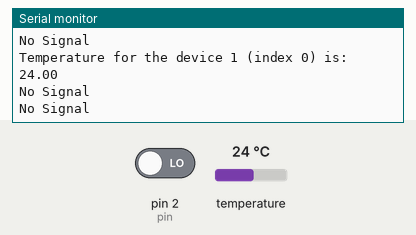
Simulated run of this sketch. Board: Arduino Uno, built with avr-gcc and run on an emulated ATmega328P. Parts: the last lines printed to the serial monitor. Inputs (shaded band) come from the test bench; at power-on: pin 2 (pin) LOW, temperature 24 °C.

Above: at 4.1 s.
4.2 s: pin 2 (pin) driven HIGH
At 6.5 s:
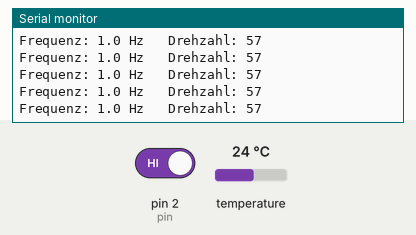
7.9 s: temperature set to 12 °C
At 10.22 s:
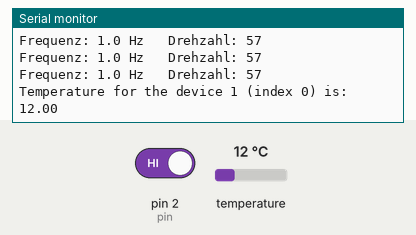
11.6 s: temperature set to 19 °C
At 13.58 s:
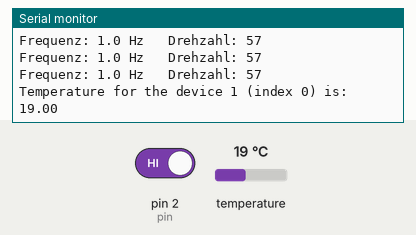
Timing chart, 0 to 15.1 s (numbered marks = the images above; inputs shaded):
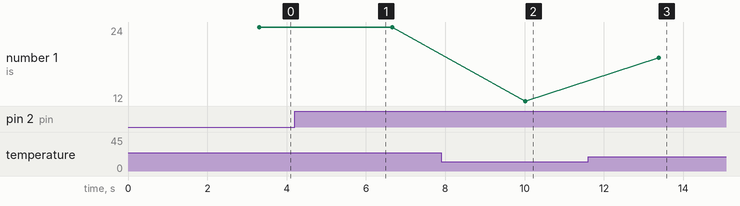

The sketch:

DashBoard.ino
```cpp
/*
DashBoard.ino

Drehzahlmessung via Interrupt an Pin 2 DIG.IN
Prinzip Periodendauermessung zw. 2 Pulsen mit gleitender Mittelung bei Freq <= 300 Hz,
darüber Impulszaehlung während der Messzeit.

Temperaturmessung mit DS18B20 via OneWire/Dallas Lib

Ausgabe der Daten an Android App DashBoard
*/

#include <SoftwareSerial.h>
SoftwareSerial BTserial(10, 11); // RX | TX
// Connect the HC-05 TX to Arduino pin 10 RX.
// Connect the HC-05 RX to Arduino pin 11 TX through a voltage divider.
//

// Include the libraries we need
#include <OneWire.h>
#include <DallasTemperature.h>

// Data wire is plugged into port 3 on the Arduino
#define ONE_WIRE_BUS 3
// Setup a oneWire instance to communicate with any OneWire devices (not just Maxim/Dallas temperature ICs)
OneWire oneWire(ONE_WIRE_BUS);
// Pass our oneWire reference to Dallas Temperature.
DallasTemperature sensors(&oneWire);

volatile unsigned long timer, timerOld, last_timer;
volatile unsigned long zaehler = 0;
unsigned long startzeit;
unsigned long messzeit = 250000;	// muesec
int Kf = 1000000 / messzeit;
int pin = 2;  // nur 2 oder 3 möglich bei UNO
long rpm;
float f, last_f;
int n = 4; // default: 4
int i = 0;	// f. Temperaturmessung alle 5 Sekunden (modulo 20)

void setup()
{
	Serial.begin(9600);
  BTserial.begin(9600);
  pinMode(pin, INPUT);           // set pin to input
	attachInterrupt(digitalPinToInterrupt(pin), ISR_2, RISING);
  // Start up Dallas library
  sensors.begin();
}

void ISR_2()	// Interrupt Service Routine
{
	zaehler++;
	timer = micros() - timerOld;
	timerOld = micros();
	timer = (last_timer * (n-1) + timer) / n;	// gleitende Mittelung
	last_timer = timer;
}

void loop()
{
	if ((micros() - startzeit) >= messzeit) {
		rpm = 0;
		f = timer; //Datentyp 'float', wegen untenstehender Division
		detachInterrupt(digitalPinToInterrupt(pin));  // Achtung: digitalPinToInterrupt(pin) geht erst mit neuerer (>1.5) IDE, direkt pin geht mit alter nicht !
		if (f > Kf) {
			f = Kf * messzeit / f; //Aus Periodendauer Frequenz berechnen, default
			if(f >= 300) {	// Periodendauer zu kurz -> Anzahl Pulse/messzeit verwenden!
				f = zaehler * Kf;
			}
			rpm = f * 60;
			Serial.print("Frequenz: ");
			Serial.print(f, 1);
			Serial.print(" Hz\t Drehzahl: ");
			Serial.println(rpm);
      //  BTserial.print("Drehzahl: ");
      //  dtostrf(rpm, 0, 1, RemoteXY.text_1);
		}	else	{
			Serial.println("No Signal");
		}
    BTserial.print("D:"); // Kennzeichnung als Drehzahl f. DashBoard
    BTserial.println(rpm);
    i++;
    i = i % 10; // modulo 20 gibt 5 sec Periode f. Temp.messung, 10 = 2,5 sec
    if (i == 0) {
        sensors.requestTemperatures(); // Send the command to get temperatures
        // After we got the temperatures, we can print them here.
        // We use the function ByIndex, and as an example get the temperature from the first sensor only.
        Serial.print("Temperature for the device 1 (index 0) is: ");
        Serial.println(sensors.getTempCByIndex(0));
        BTserial.print("T:");
        BTserial.println(sensors.getTempCByIndex(0));
    }
    attachInterrupt(digitalPinToInterrupt(pin), ISR_2, RISING);
		zaehler = 0; //Frequenzzähler zurücksetzen
		startzeit = micros(); //Zeitpunkt der letzten Ausgabe speichern
	}
}
```

Measured:
- after the input at 4.2 s, the serial monitor: prints a new line after 0.16 s (image 1)
- after the input at 7.9 s, the serial monitor: prints a new line after 2.1 s (image 2)
- after the input at 11.6 s, the serial monitor: prints a new line after 1.8 s (image 3)
- plotted number 1: 24 → 12 after the input at 7.9 s, 12 → 19 after the input at 11.6 s
